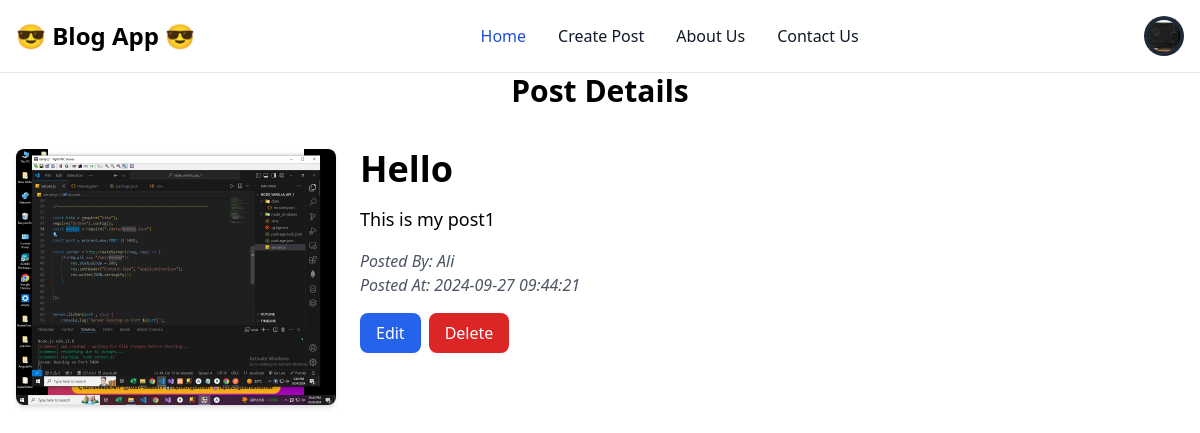
The app's page /pages/read_more.php?blog_id=5 (signed in) with its own data.
### tables this page shows
CREATE TABLE `tbl_blogs` (
  `blog_id` int(11) NOT NULL,
  `blog_title` varchar(40) NOT NULL,
  `blog_content` varchar(255) NOT NULL,
  `blog_picture` varchar(50) NOT NULL,
  `user_id` int(11) NOT NULL,
  `blog_posted_at` datetime DEFAULT current_timestamp()
);

CREATE TABLE `tbl_users` (
  `user_id` int(11) NOT NULL,
  `user_name` varchar(40) NOT NULL,
  `user_email` varchar(40) NOT NULL,
  `user_date_of_birth` date NOT NULL,
  `user_gender` varchar(7) NOT NULL,
  `user_password` varchar(60) NOT NULL,
  `user_profile_picture` varchar(50) NOT NULL,
  `user_created_at` datetime DEFAULT current_timestamp()
);

### pages/read_more.php (the view, shortened to what this page needs)
<?php
$blog_id = $_GET['blog_id'];
include_once './components/connection.php';
$query = "SELECT A.*, B.user_name FROM tbl_blogs AS A LEFT JOIN tbl_users AS B ON A.user_id = B.user_id WHERE blog_id = $blog_id;";
$data = mysqli_query($connection, $query);
$fetchedData = mysqli_fetch_assoc($data);
include_once './components/header.php';
?>
<h1 class="text-center text-3xl font-bold mb-6">Post Details</h1>
<div class="flex flex-col md:flex-row justify-center items-start space-y-4 md:space-y-0 md:space-x-6 p-4">
    <div class="flex-shrink-0">
        <img src="../images/blog_images/<?php echo htmlspecialchars($fetchedData['blog_picture']); ?>" class="w-full md:w-80 h-auto rounded-lg shadow-md" alt="Blog Image">
    </div>
    <div class="flex-1">
        <h2 class="text-4xl font-bold mb-4"><?php echo htmlspecialchars($fetchedData['blog_title']); ?></h2>
        <p class="text-lg mb-4"><?php echo nl2br(htmlspecialchars($fetchedData['blog_content'])); ?></p>
        <p class="italic text-gray-600">Posted By: <?php echo htmlspecialchars($fetchedData['user_name']); ?></p>
        <p class="italic text-gray-600">Posted At: <?php echo htmlspecialchars($fetchedData['blog_posted_at']); ?></p>
        <?php if ($_SESSION["user_id"] == $fetchedData["user_id"]) { ?>
            <div class="flex mt-4 space-x-2">
                <a class="bg-blue-600 text-white py-2 px-4 rounded-lg hover:bg-blue-700 transition duration-300" href="edit_post.php?blog_id=<?php echo $fetchedData['blog_id']; ?>">Edit</a>
                <a class="bg-red-600 text-white py-2 px-4 rounded-lg hover:bg-red-700 transition duration-300" href="delete_post.php?blog_id=<?php echo $fetchedData['blog_id']; ?>">Delete</a>
            </div>
        <?php } ?>
    </div>
</div>
<?php include_once './components/footer.php'; ?>

### records on screen
tbl_blogs: blog_picture (picture), blog_title "Hello", blog_content "This is my post1", user.user_name "Ali", blog_posted_at "2024-09-27 09:44:21"
